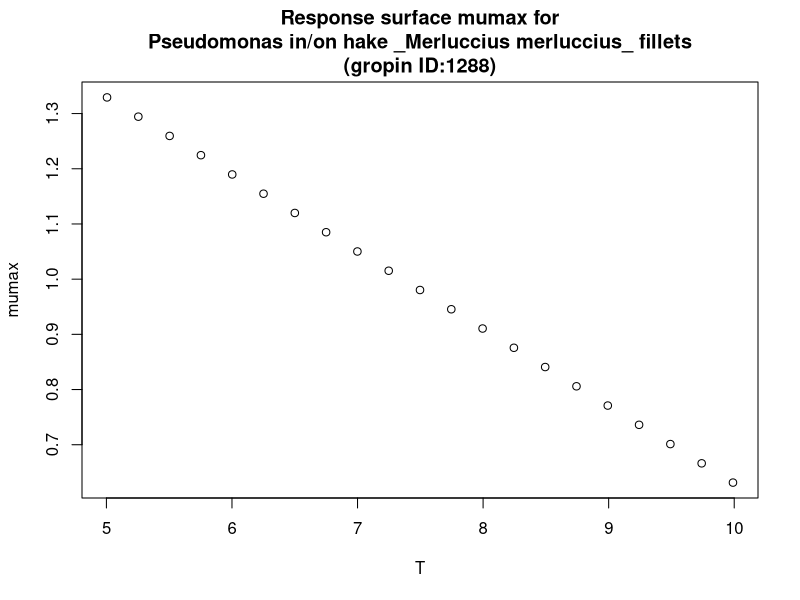

Recreate this plot in R.
#############################
# start of Parameter script
#############################
T <- seq(5.005,9.99000999000999,length.out=21)
#############################
# end of Parameter script
#############################
############################# 
# start of Model script Gropin ID 1288 
#############################
 
# constant coefficients for this model
 
variables <- data.frame(T)
argumentsPar <- expand.grid(variables)
 
# heart of the model
response_surface <- function(T) {
   mumax <-(-0.14*T+2.03)

return(mumax=mumax)
} 

# output parameters
responseSurface <- cbind(argumentsPar,response_surface(argumentsPar['T']))
colnames(responseSurface) <- c(colnames(argumentsPar),'mumax')
#############################
# End of Model script
#############################
############################# 
# start of Visualisation script Gropin ID 1288 
#############################
plot(T,responseSurface$'mumax',xlab='T',
                          ylab='mumax',main='Response surface mumax for
Pseudomonas in/on hake _Merluccius merluccius_ fillets
(gropin ID:1288)')
#############################
# End of Visualisation script
#############################
